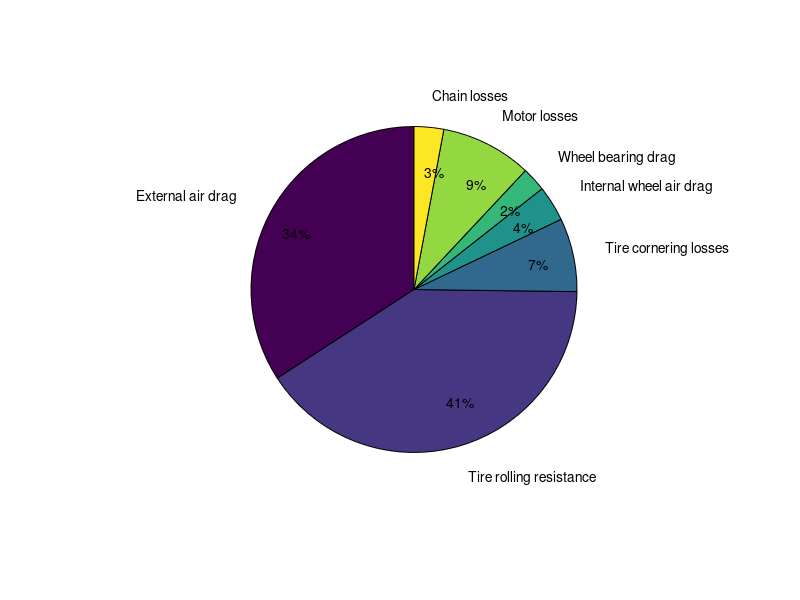
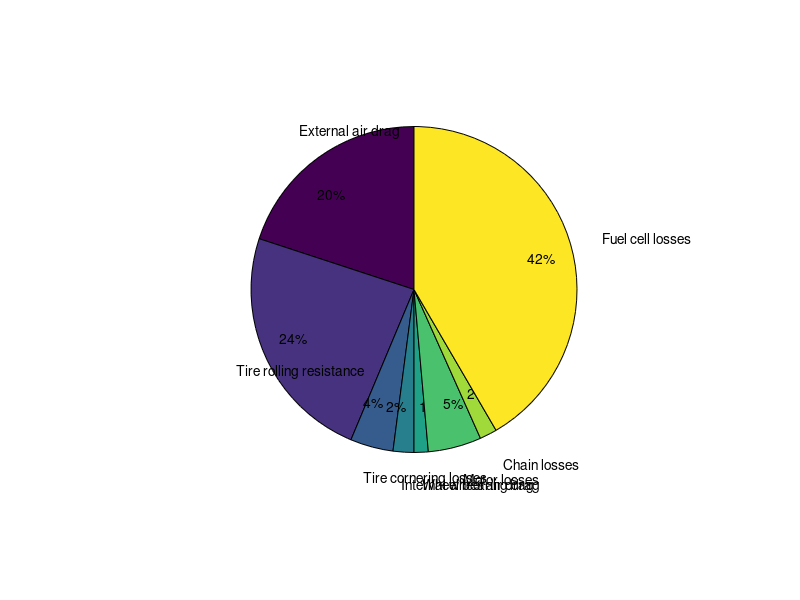

These charts were generated, in order, by the following MATLAB code:
clear; clc; close all;

%all loss terms are in watts

v = 6.706; %nominal race speed in m/s
massCar = 21; %mass of car in kg
massDriver = 50; %mass of driver in kg
g = 9.807; %acceleration of gravity
kc = 4.9e-3; %constant wheel drag term
kq = 9e-6; %quadratic wheel drag term
d_wheel = 0.475; %diameter of the wheel in m

massTotal = massCar + massDriver;

totalLosses = [];
totalLossesLabels = {};

%air drag------------------------------------------------
airCDA = 0.033; %coefficient of drag area
airDensity = 1.184; %density of air at 25C and standard pressure, kg/m^3

airForce = 0.5 * airDensity * airCDA * v^2;
airPower = airForce * v;

totalLosses = [totalLosses, airPower];
totalLossesLabels{end+1} = 'External air drag';

% airRMSMultiplier = 1.0149; %rms of the velocity profile, world record attempt
% %airRMSMultiplier = 1.044; %sonoma, our first run
% airRMSLoss = airPower * (airRMSMultiplier ^ 2 - 1);
% totalLosses = [totalLosses, airRMSLoss];
% totalLossesLabels{end+1} = 'Drag RMS loss';

%rolling resistance--------------------------------------
rrCoeff = 0.0015; %coefficient of rolling resistance
rrForce = massTotal * g * rrCoeff; %drag force of rolling resistance in newtons
rrPower = rrForce * v; %power loss of rolling resistance in watts

totalLosses = [totalLosses, rrPower];
totalLossesLabels{end+1} = 'Tire rolling resistance';

%cornering losses----------------------------------------
ca = 100; %tire cornering stiffness, newtons per degree
cornerRadius = [30 30 30 30]; %turn radius in meters. assuming each corner turns 90 degrees
cornerVelocity = [7.1 7 6.8 5.4]; %speed taken through each corner
trackLength = 1947.1; %track length in meters. Galot raceway in Benson, NC

alpha = (massTotal .* cornerVelocity.^2 ./ cornerRadius) ./ ca; %tire slip angle, degrees
corneringDragForce = ca .* alpha .^ 2 .* pi ./ 180; %traction force needed

corneringPower = corneringDragForce .* v;
corneringAveragePower = sum(corneringPower .* 0.5 .* pi .* cornerRadius ./ trackLength);

totalLosses = [totalLosses, corneringAveragePower];
totalLossesLabels{end+1} = 'Tire cornering losses';

%wheel air drag------------------------------------------
wheelOmega = v / (d_wheel / 2);
wheelAirLoss = 3 * kq * wheelOmega .^ 3; %three wheels in the car

totalLosses = [totalLosses, wheelAirLoss];
totalLossesLabels{end+1} = 'Internal wheel air drag';
%bearing drag--------------------------------------------
bearingLoss = 3 * kc * wheelOmega; %three wheels in the car

totalLosses = [totalLosses, bearingLoss];
totalLossesLabels{end+1} = 'Wheel bearing drag';
%freewheel drag------------------------------------------

%motor losses--------------------------------------------
motorGearRatio = 120/14;
motorRPM = wheelOmega * motorGearRatio * 60/(2*pi);
motorCurrent = 5;
motorVoltage = 16;
motorWindingResistance = 0.186;
motorControllerResistance = 0.016;
motorNoLoadPower_0 = 5.76;
motorNoLoadRPM_0 = 4200;
motorDutyCycle = sum(totalLosses) / (motorCurrent * motorVoltage);

motorResistanceLoss = (motorWindingResistance + motorControllerResistance) * motorCurrent.^2 * motorDutyCycle;
motorNoLoadLoss = motorNoLoadPower_0 * motorRPM / motorNoLoadRPM_0 * motorDutyCycle;

totalLosses = [totalLosses, motorResistanceLoss + motorNoLoadLoss];
totalLossesLabels{end+1} = 'Motor losses';

motorEff = 1 - (motorResistanceLoss + motorNoLoadLoss) / sum(totalLosses);
%chain losses--------------------------------------------

chainPower_0 = 3.0;
chainRPM_0 = 2600;

chainLoss = chainPower_0 * motorRPM / chainRPM_0 * motorDutyCycle;
totalLosses = [totalLosses, chainLoss];
totalLossesLabels{end+1} = 'Chain losses';

figure;

H = pie(totalLosses);
T = H(strcmpi(get(H,'Type'),'text'));
P = cell2mat(get(T,'Position'));
set(T,{'Position'},num2cell(P*0.6,2));
P(1, 1) = -1.7;%hack to make text better
text(P(:,1),P(:,2),totalLossesLabels(:));

%fuel cell-----------------------------------------------
h2Eff = 0.584;
electricalPower = sum(totalLosses);
fuelCellLoss = electricalPower / h2Eff - electricalPower;

totalLosses = [totalLosses, fuelCellLoss];
totalLossesLabels{end+1} = 'Fuel cell losses';

%plotting and scorekeeping------------------------------
figure;
H = pie(totalLosses);
T = H(strcmpi(get(H,'Type'),'text'));
P = cell2mat(get(T,'Position'));
set(T,{'Position'},num2cell(P*0.6,2));
text(P(:,1),P(:,2),totalLossesLabels(:));


totalPower = sum(totalLosses);
electricScoreMetric = v ./ (electricalPower ./ 3600); %electric score in km per kWh
electricScoreEnglish = electricScoreMetric ./ 1.609; %electric score in miles per kWh
joulesPerLiterGas = 42.9e6 * 0.7646; %using constants from 2018 Eco-Marathon rules
scoreMetric = joulesPerLiterGas .* v ./ (totalPower .* 1000); %hydrogen score in km per liter of gas
scoreEnglish = scoreMetric ./ 1.609 .* 3.78541; % miles per gallon

%note, actual world record hydrogen score was 14,573 MPG, 6196 km/L

fprintf('Predicted electric score: %.1f mi/kWh, Hydrogen score: %.1f km/L\n', electricScoreEnglish, scoreMetric);